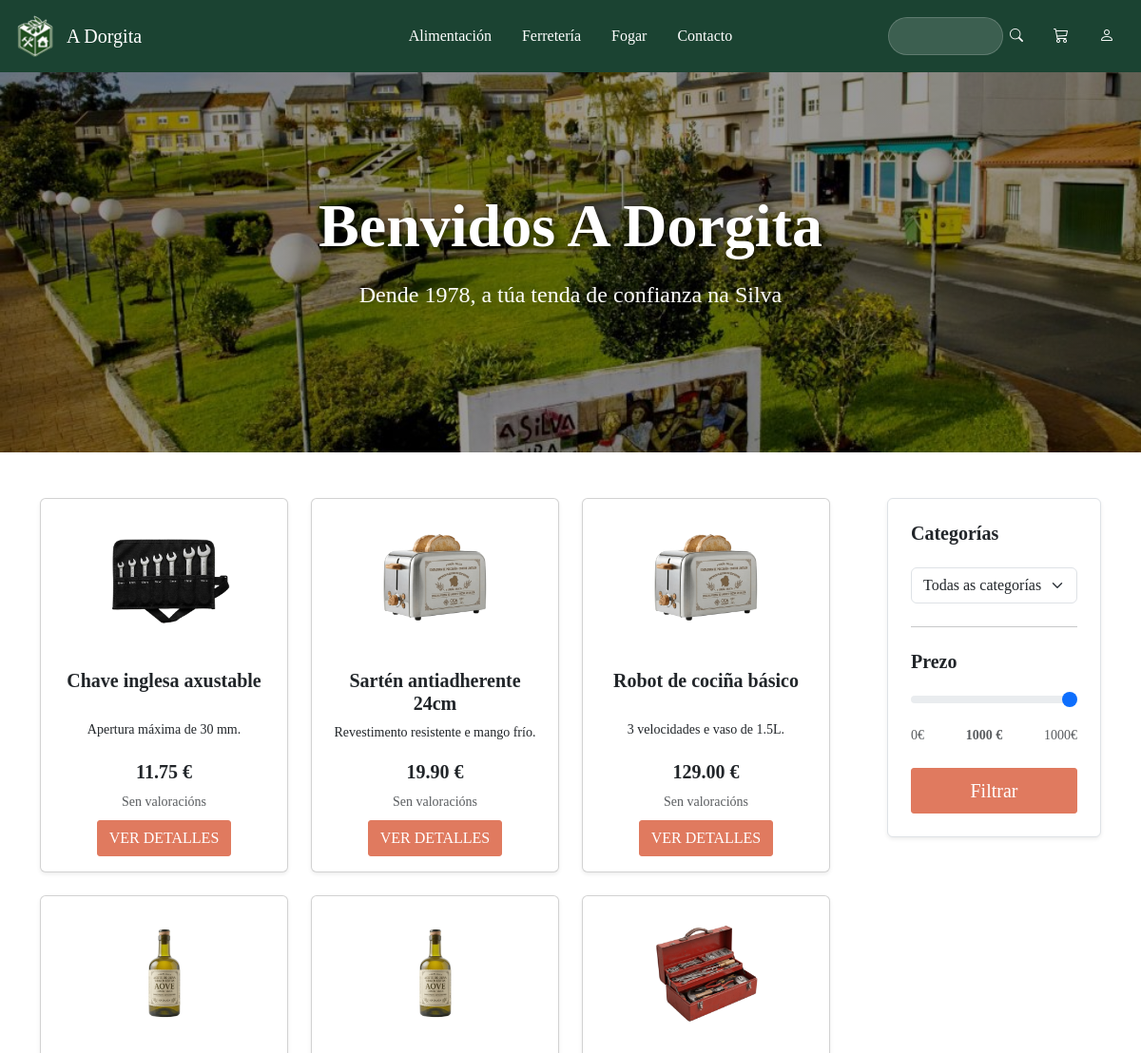
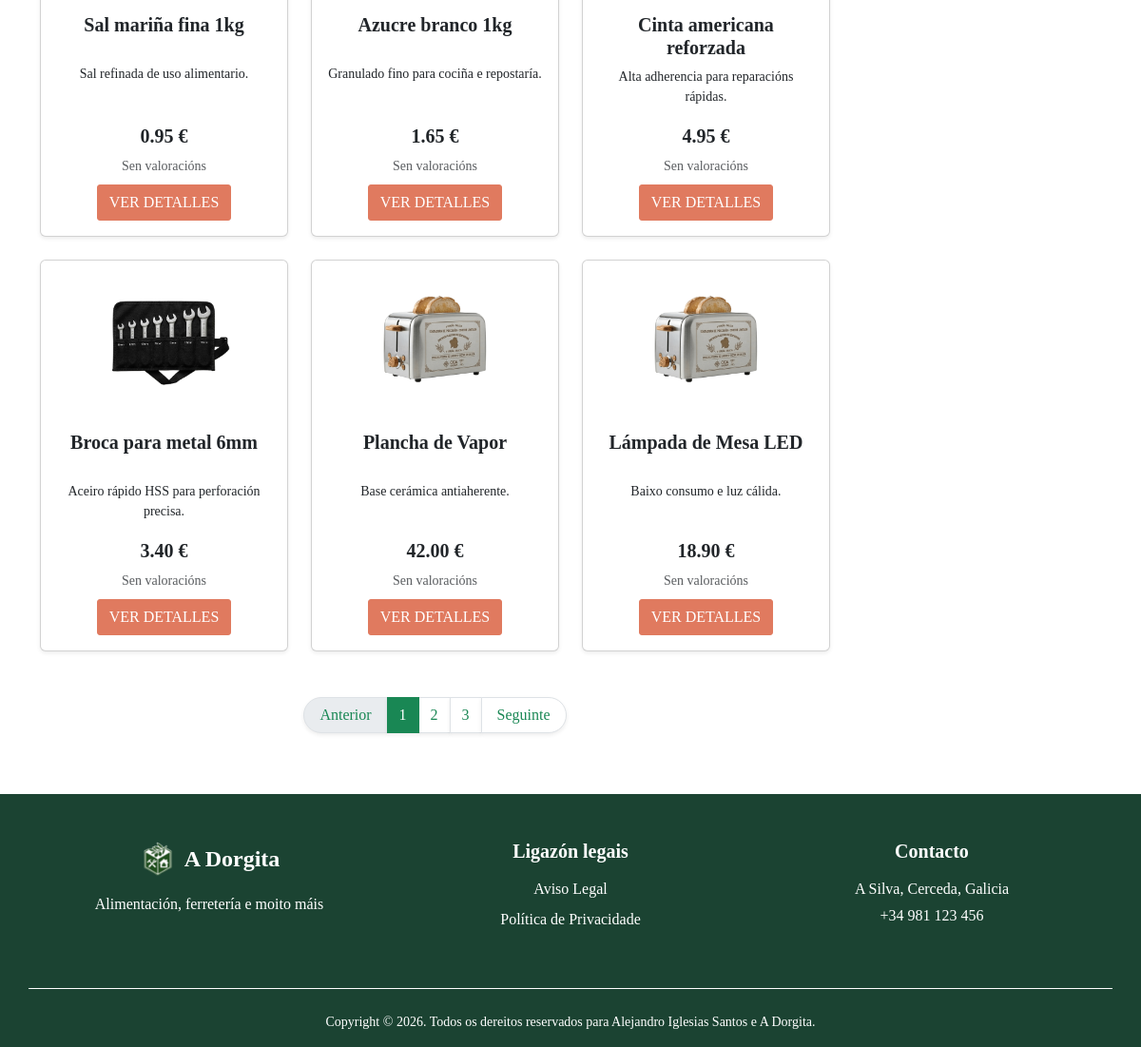
Before: / with the older database file (2 pictures, top to bottom).
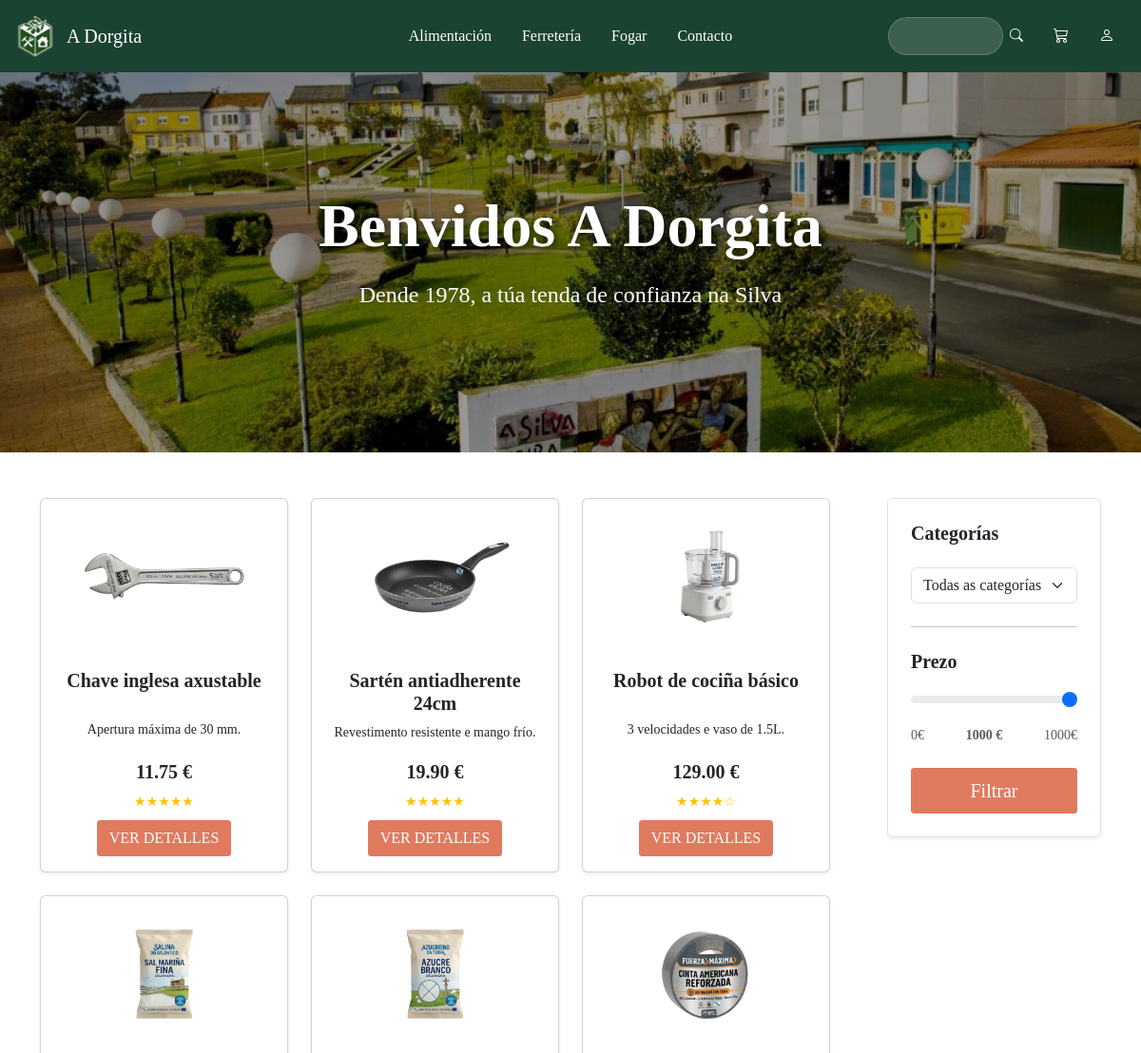
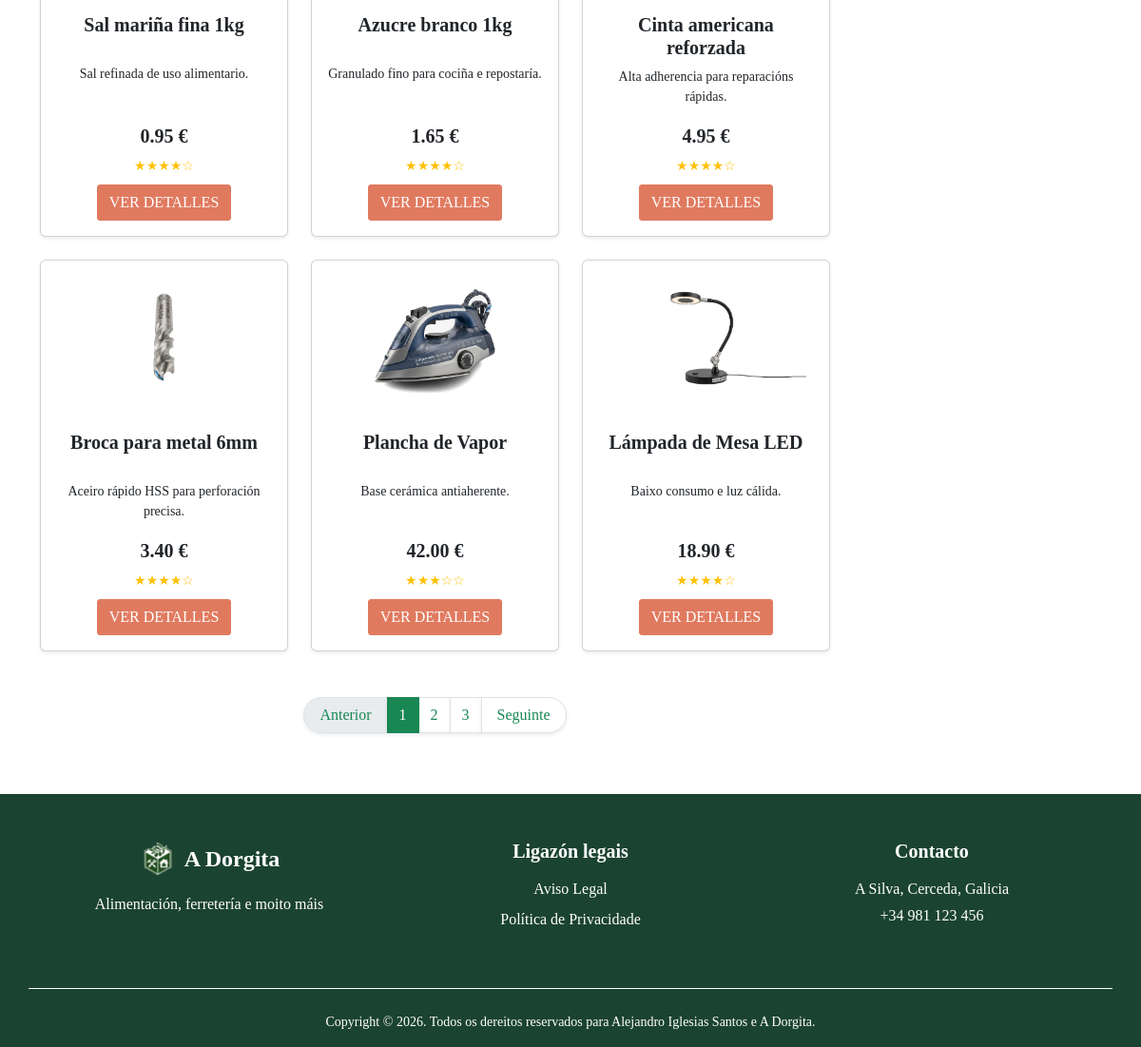
After: the same page with the newer database file (2 pictures, top to bottom).
### tables this page shows
CREATE TABLE productos (
    id INT AUTO_INCREMENT PRIMARY KEY,
    nome VARCHAR(100) NOT NULL,
    descripcion VARCHAR(500),
    precio DECIMAL(10,2) NOT NULL,
    stock INT DEFAULT 0,
    imagen VARCHAR(200),
    id_categoria INT,
    FOREIGN KEY (id_categoria) REFERENCES categorias(id) ON DELETE SET NULL
);

### app/controllers/ProductoController.php (called while the page is built, shortened)
<?php
require_once __DIR__ . '/../models/ProductoDAO.php';
require_once __DIR__ . '/../models/entidades/Producto.php';
class ProductoController
{
    private $model;
    public function __construct()
    {
        $this->model = new ProductoDAO();
    }
    public function index()
    {
        $mensaxe = $_GET["q"] ?? null;
        $pagina = isset($_GET["pagina"]) ? max(1, (int)$_GET["pagina"]) : 1;
        $limite = 9;
        $offset = ($pagina - 1) * $limite;
        $id_cat = $_REQUEST['cat'] ?? null;
        $max_prezo = $_REQUEST['max_prezo'] ?? null;
        if ($mensaxe && !empty(trim($mensaxe))) {
            $totalRegistros = $this->model->contarBusqueda($mensaxe);
            $productos = $this->model->buscarPaginadoCatalogo($mensaxe, $limite, $offset);
        } else {
            $productos = $this->model->filtrarPaginadoCatalogo($id_cat, $max_prezo, $limite, $offset);
        }
        require_once __DIR__ . '/../../includes/header.php';
        require_once __DIR__ . '/../../views/inicio.php';
        require_once __DIR__ . '/../../includes/footer.php';
    }
}

### config/database.php (called while the page is built)
<?php
class Database {
    public static function connect() {
        $host = "localhost";
        $user = "root";
        $password = "";
        $database = "a_dorgita";
        try {
            $conexion = new PDO("mysql:host=$host;dbname=$database;charset=utf8mb4", $user, $password);
            $conexion->setAttribute(PDO::ATTR_ERRMODE, PDO::ERRMODE_EXCEPTION);
            return $conexion;
        } catch (PDOException $e) {
            die("Error de conexión: " . $e->getMessage());
        }
    }
}
?>

### app/models/ProductoDAO.php (called while the page is built, shortened)
<?php
require_once __DIR__ . '/../../config/database.php';
require_once __DIR__ . '/entidades/Producto.php';
class ProductoDAO
{
    private $conexion;
    public function __construct()
    {
        try {
            $this->conexion = Database::connect();
        } catch (Exception $e) {
            die($e->getMessage());
        }
    }
    public function filtrarPaginadoCatalogo($id_cat = null, $max_prezo = null, $limite = 9, $offset = 0)
    {
        try {
            $sql = "SELECT p.*, AVG(r.puntuacion) as media_puntos FROM productos p LEFT JOIN resenas r ON p.id = r.id_producto";
            $condicions = [];
            $params = [];
            $sql .= " GROUP BY p.id ORDER BY p.id DESC LIMIT " . (int)$limite . " OFFSET " . (int)$offset;
            $stmt = $this->conexion->prepare($sql);
            $stmt->execute($params);
            return $stmt->fetchAll(PDO::FETCH_CLASS, "Producto");
        } catch (Exception $e) {
            return [];
        }
    }
}

### app/models/entidades/Producto.php (called while the page is built, shortened)
<?php
class Producto {
    private $id;
    private $nome;
    private $descripcion;
    private $precio;
    private $imagen;
    public function getId() { return $this->id; }
    public function getNome() { return $this->nome; }
    public function getDescripcion() { return $this->descripcion; }
    public function getPrecio() { return $this->precio; }
    public function getImagen() { return $this->imagen; }
}

### views/inicio.php (the view, shortened to what the rows shown need)
<div class="container-fluid hero">
    <div class="container text-center text-white">
        <div class="row justify-content-center">
            <div class="col-md-8">
                <h1 class="display-3 fw-bold mb-3">Benvidos A Dorgita</h1>
            </div>
        </div>
    </div>
</div>
<div class="container py-5">
    <div class="row">
        <div class="col-lg-9">
            <div class="row">
                <?php if (!empty($productos)): ?>
                    <?php foreach ($productos as $p): ?>
                        <div class="col-md-4 mb-4">
                            <div class="card h-100 shadow-sm border-1" style="background-color: #FFFFFF;">
                                <img src="public/img/<?php echo htmlspecialchars($p->getImagen()); ?>" class="card-img-top p-4" alt="<?php echo htmlspecialchars($p->getNome()); ?>">
                                <div class="card-body d-flex flex-column text-center">
                                    <h5 class="card-title fw-bold texto-principal desc-tarjeta"><?php echo htmlspecialchars($p->getNome()); ?></h5>
                                    <p class="card-text small"><?php echo htmlspecialchars($p->getDescripcion()); ?></p>
                                    <div class="mt-auto">
                                        <p class="fw-bold fs-5 texto-dorgita mb-1"><?php echo $p->getPrecio(); ?> €</p>
                                        <div class="mb-2">
                                            <?php
                                            $puntos = isset($p->media_puntos) ? round($p->media_puntos) : 0;
                                            if ($puntos > 0): ?>
                                                <span class="text-warning small">
                                                    <?php echo str_repeat('★', $puntos) . str_repeat('☆', 5 - $puntos); ?>
                                                </span>
                                            <?php else: ?>
                                                <span class="text-muted small">Sen valoracións</span>
                                            <?php endif; ?>
                                        </div>
                                        <div class="d-flex gap-2 justify-content-center">
                                            <a href="index.php?c=producto&a=obter&id=<?php echo $p->getId(); ?>" class="btn btn-engadir-carro">VER DETALLES</a>
                                        </div>
                                    </div>
                                </div>
                            </div>
                        </div>
                    <?php endforeach; ?>
                <?php else: ?>
                    <div class="col-12 text-center">
                        <p class="fs-5">Non se atoparon produtos dispoñibles.</p>
                    </div>
                <?php endif; ?>
            </div>
        </div>
    </div>
</div>

Changed rows visible on the page:
changed productos "Chave inglesa axustable": imagen: a different picture; puntos (not shown) → "★★★★★"; no longer shows "Sen valoracións"
changed productos "Sartén antiadherente 24cm": imagen: a different picture; puntos (not shown) → "★★★★★"; no longer shows "Sen valoracións"
changed productos "Robot de cociña básico": imagen: a different picture; puntos (not shown) → "★★★★"; puntos (not shown) → "☆"; no longer shows "Sen valoracións"
changed productos "Sal mariña fina 1kg": imagen: a different picture; puntos (not shown) → "★★★★"; puntos (not shown) → "☆"; no longer shows "Sen valoracións"
changed productos "Azucre branco 1kg": imagen: a different picture; puntos (not shown) → "★★★★"; puntos (not shown) → "☆"; no longer shows "Sen valoracións"
changed productos "Cinta americana reforzada": imagen: a different picture; puntos (not shown) → "★★★★"; puntos (not shown) → "☆"; no longer shows "Sen valoracións"
changed productos "Broca para metal 6mm": imagen: a different picture; puntos (not shown) → "★★★★"; puntos (not shown) → "☆"; no longer shows "Sen valoracións"
changed productos "Plancha de Vapor": imagen: a different picture; puntos (not shown) → "★★★"; puntos (not shown) → "☆☆"; no longer shows "Sen valoracións"
changed productos "Lámpada de Mesa LED": imagen: a different picture; puntos (not shown) → "★★★★"; puntos (not shown) → "☆"; no longer shows "Sen valoracións"
